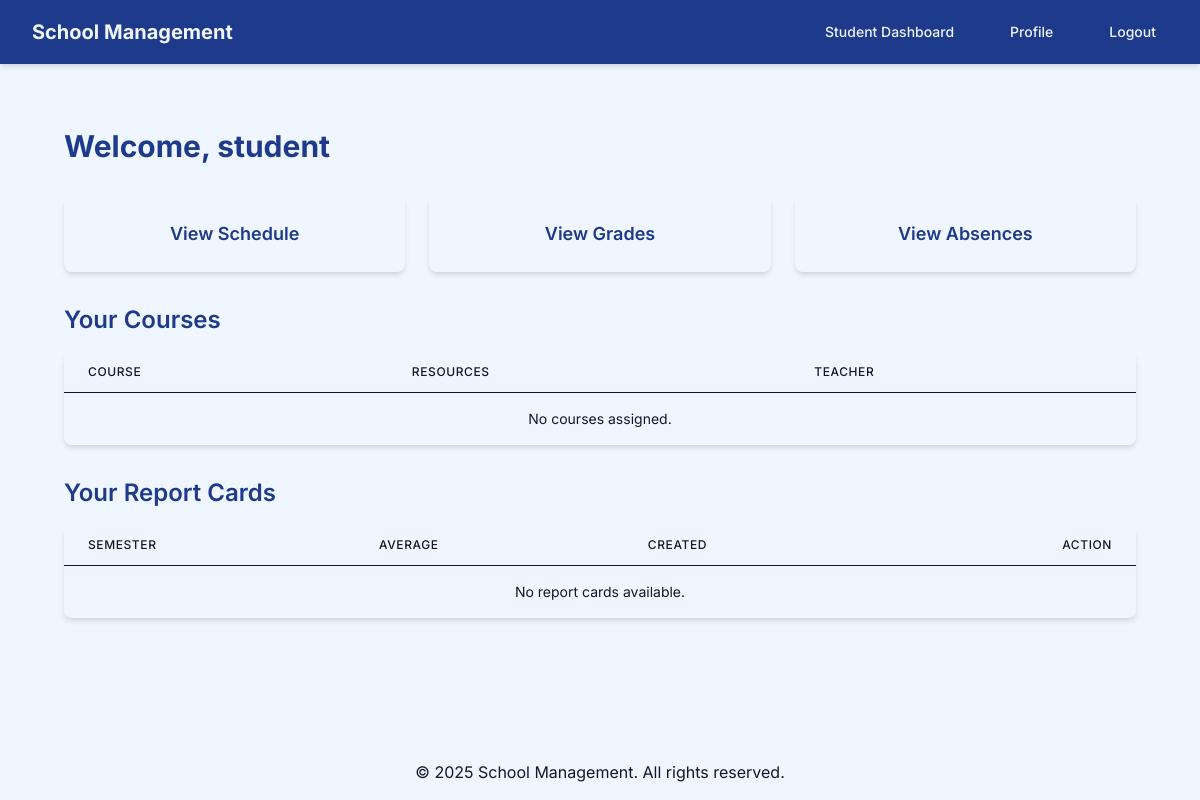
Page /school/student/dashboard/ (signed in) on the earlier database version.
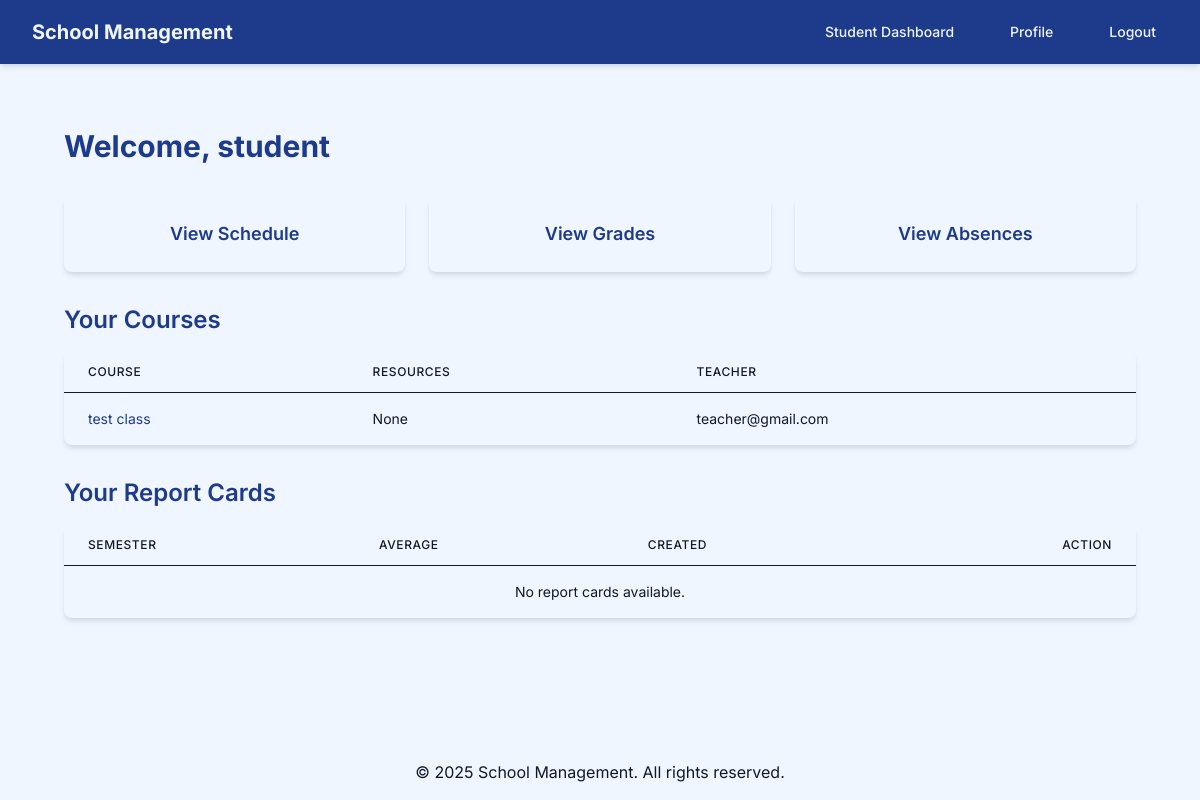
Same page on the later database version.
### school_management/models.py (models this page shows, shortened)
class Course(models.Model):
    name = models.CharField(max_length=100)
    teacher = models.ForeignKey(User, on_delete=models.CASCADE, limit_choices_to={'is_staff': True})
    class_group = models.ForeignKey(ClassGroup, on_delete=models.CASCADE)
    description = models.TextField(blank=True)
    resources = models.FileField(upload_to='course_resources/', blank=True, null=True)

### school_management/views.py (the view)
        @login_required
        def wrapper(request, *args, **kwargs):
            if is_superuser and not request.user.is_superuser:
                messages.error(request, "Access denied. Admin privileges required.")
                return redirect('login')
            elif is_staff and not request.user.is_staff:
                messages.error(request, "Access denied. Teacher privileges required.")
                return redirect('login')
            elif is_student and (request.user.is_staff or request.user.is_superuser):
                messages.error(request, "Access denied. Student account required.")
                return redirect('login')
            return view_func(request, *args, **kwargs)

### school_management/views.py (called while the page is built)
def user_role_required(is_superuser=False, is_staff=False, is_student=False):
    def decorator(view_func):
        @login_required
        def wrapper(request, *args, **kwargs):
            if is_superuser and not request.user.is_superuser:
                messages.error(request, "Access denied. Admin privileges required.")
                return redirect('login')
            elif is_staff and not request.user.is_staff:
                messages.error(request, "Access denied. Teacher privileges required.")
                return redirect('login')
            elif is_student and (request.user.is_staff or request.user.is_superuser):
                messages.error(request, "Access denied. Student account required.")
                return redirect('login')
            return view_func(request, *args, **kwargs)
        return wrapper
    return decorator

### school_management/templates/school_management/student_dashboard.html (shortened to what the changed rows need)
{% extends 'base.html' %}
{% block content %}
    <div class="fade-in max-w-7xl mx-auto px-4 sm:px-6 lg:px-8 py-8">
        <h2 class="text-3xl font-bold text-blue-900 mb-8">Welcome, {{ profile.user.username }}</h2>
        <div class="bg-beige-100 rounded-lg shadow-md overflow-x-auto mb-8">
            <table class="min-w-full divide-y divide-gray-900">
                <thead class="bg-blue-50">
                    <tr>
                        <th class="px-6 py-3 text-left text-xs font-medium text-gray-900 uppercase tracking-wider">Course</th>
                        <th class="px-6 py-3 text-left text-xs font-medium text-gray-900 uppercase tracking-wider">Resources</th>
                        <th class="px-6 py-3 text-left text-xs font-medium text-gray-900 uppercase tracking-wider">Teacher</th>
                    </tr>
                </thead>
                <tbody class="divide-y divide-gray-900">
                    {% for course in courses %}
                        <tr class="hover:bg-blue-50 transition duration-200">
                            <td class="px-6 py-4 whitespace-nowrap text-sm text-gray-900">
                                <a href="{% url 'course_detail' course.id %}" class="text-blue-900 hover:underline">{{ course.name }}</a>
                            </td>
                            <td class="px-6 py-4 whitespace-nowrap text-sm text-gray-900">
                                {% if course.resources %}
                                    <a href="{{ course.resources.url }}" download class="text-blue-900 hover:underline">Download PDF</a>
                                {% else %}
                                    None
                                {% endif %}
                            </td>
                            <td class="px-6 py-4 whitespace-nowrap text-sm text-gray-900">{{ course.teacher.email }}</td>
                        </tr>
                    {% empty %}
                        <tr>
                            <td colspan="3" class="px-6 py-4 text-center text-sm text-gray-900">No courses assigned.</td>
                        </tr>
                    {% endfor %}
                </tbody>
            </table>
        </div>
        <div class="bg-beige-100 rounded-lg shadow-md overflow-x-auto">
            <table class="min-w-full divide-y divide-gray-900">
                <thead class="bg-blue-50">
                    <tr>
                        <th class="px-6 py-3 text-left text-xs font-medium text-gray-900 uppercase tracking-wider">Semester</th>
                        <th class="px-6 py-3 text-left text-xs font-medium text-gray-900 uppercase tracking-wider">Average</th>
                        <th class="px-6 py-3 text-left text-xs font-medium text-gray-900 uppercase tracking-wider">Created</th>
                        <th class="px-6 py-3 text-right text-xs font-medium text-gray-900 uppercase tracking-wider">Action</th>
                    </tr>
                </thead>
            </table>
        </div>
    </div>
{% endblock %}

Differences in the rows shown:
added Course: name "test class", resources "None", teacher.email "teacher@gmail.com"
Other differences:
text no longer shown: "No courses assigned."
